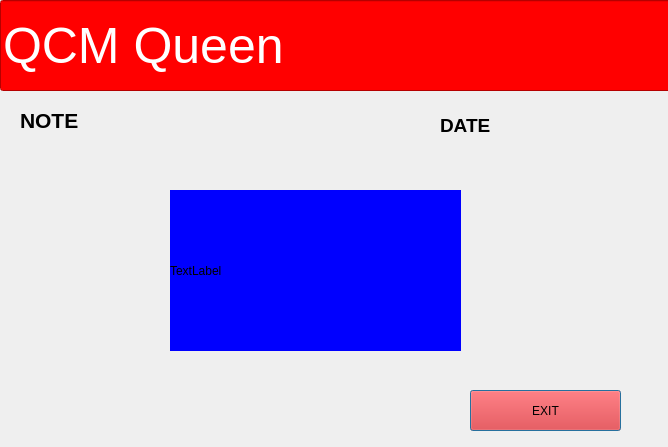
<?xml version="1.0" encoding="UTF-8"?>
<ui version="4.0">
 <class>NOTE</class>
 <widget class="QDialog" name="NOTE">
  <property name="geometry">
   <rect>
    <x>0</x>
    <y>0</y>
    <width>668</width>
    <height>447</height>
   </rect>
  </property>
  <property name="windowTitle">
   <string>Dialog</string>
  </property>
  <widget class="QLabel" name="label_note">
   <property name="geometry">
    <rect>
     <x>20</x>
     <y>110</y>
     <width>91</width>
     <height>21</height>
    </rect>
   </property>
   <property name="font">
    <font>
     <pointsize>16</pointsize>
     <bold>true</bold>
    </font>
   </property>
   <property name="text">
    <string>NOTE</string>
   </property>
  </widget>
  <widget class="QLabel" name="note_text">
   <property name="geometry">
    <rect>
     <x>170</x>
     <y>190</y>
     <width>291</width>
     <height>161</height>
    </rect>
   </property>
   <property name="styleSheet">
    <string notr="true">background-color:blue</string>
   </property>
   <property name="text">
    <string>TextLabel</string>
   </property>
  </widget>
  <widget class="QPushButton" name="EXIT">
   <property name="geometry">
    <rect>
     <x>470</x>
     <y>390</y>
     <width>151</width>
     <height>41</height>
    </rect>
   </property>
   <property name="styleSheet">
    <string notr="true">background-color:red</string>
   </property>
   <property name="text">
    <string>EXIT</string>
   </property>
  </widget>
  <widget class="QLabel" name="label_date">
   <property name="geometry">
    <rect>
     <x>440</x>
     <y>110</y>
     <width>221</width>
     <height>31</height>
    </rect>
   </property>
   <property name="font">
    <font>
     <pointsize>14</pointsize>
     <bold>true</bold>
    </font>
   </property>
   <property name="text">
    <string>DATE</string>
   </property>
  </widget>
  <widget class="QLineEdit" name="lineEdit">
   <property name="geometry">
    <rect>
     <x>0</x>
     <y>0</y>
     <width>671</width>
     <height>91</height>
    </rect>
   </property>
   <property name="styleSheet">
    <string notr="true">background-color:red;
color: white;
font-size: 50px;
justify-content: center;
text-align: center;

</string>
   </property>
   <property name="text">
    <string>QCM Queen</string>
   </property>
  </widget>
 </widget>
 <resources/>
 <connections/>
</ui>
